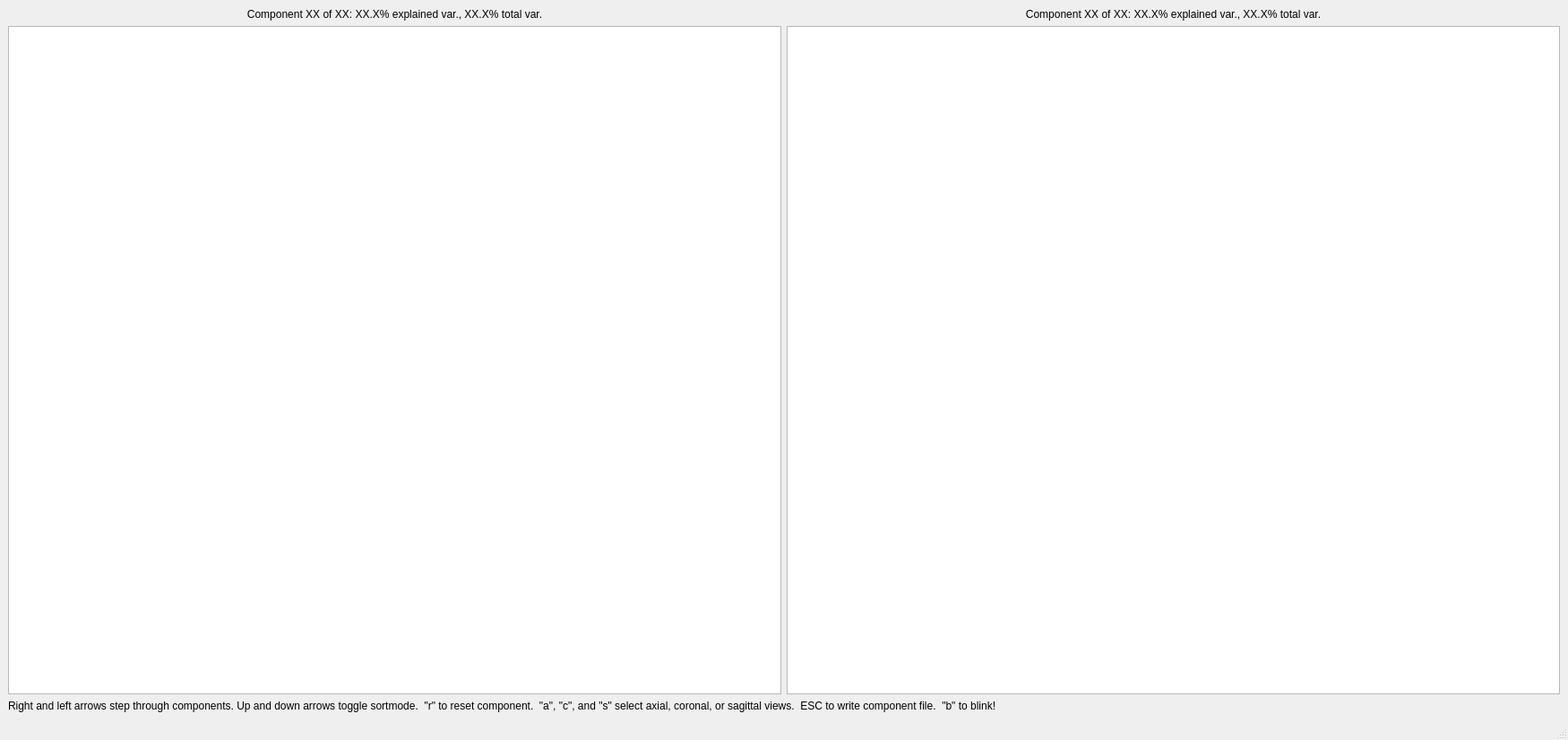
<?xml version="1.0" encoding="UTF-8"?>
<ui version="4.0">
 <class>MainWindow</class>
 <widget class="QMainWindow" name="MainWindow">
  <property name="geometry">
   <rect>
    <x>0</x>
    <y>0</y>
    <width>1750</width>
    <height>826</height>
   </rect>
  </property>
  <property name="sizePolicy">
   <sizepolicy hsizetype="Preferred" vsizetype="Preferred">
    <horstretch>0</horstretch>
    <verstretch>0</verstretch>
   </sizepolicy>
  </property>
  <property name="minimumSize">
   <size>
    <width>0</width>
    <height>100</height>
   </size>
  </property>
  <property name="windowTitle">
   <string>MainWindow</string>
  </property>
  <widget class="QWidget" name="centralwidget">
   <layout class="QGridLayout" name="gridLayout">
    <item row="0" column="0">
     <layout class="QHBoxLayout" name="horizontalLayout">
      <property name="sizeConstraint">
       <enum>QLayout::SetNoConstraint</enum>
      </property>
      <item>
       <layout class="QVBoxLayout" name="verticalLayout">
        <item>
         <widget class="QLabel" name="pane1_label">
          <property name="text">
           <string>Component XX of XX: XX.X% explained var., XX.X% total var.</string>
          </property>
          <property name="alignment">
           <set>Qt::AlignCenter</set>
          </property>
         </widget>
        </item>
        <item>
         <widget class="GraphicsLayoutWidget" name="image_graphicsView_1">
          <property name="enabled">
           <bool>true</bool>
          </property>
          <property name="sizePolicy">
           <sizepolicy hsizetype="Expanding" vsizetype="Expanding">
            <horstretch>0</horstretch>
            <verstretch>0</verstretch>
           </sizepolicy>
          </property>
          <property name="minimumSize">
           <size>
            <width>100</width>
            <height>100</height>
           </size>
          </property>
          <property name="maximumSize">
           <size>
            <width>1000</width>
            <height>1200</height>
           </size>
          </property>
          <property name="sizeIncrement">
           <size>
            <width>1</width>
            <height>1</height>
           </size>
          </property>
         </widget>
        </item>
       </layout>
      </item>
      <item>
       <layout class="QVBoxLayout" name="verticalLayout_2">
        <item>
         <widget class="QLabel" name="pane2_label">
          <property name="text">
           <string>Component XX of XX: XX.X% explained var., XX.X% total var.</string>
          </property>
          <property name="alignment">
           <set>Qt::AlignCenter</set>
          </property>
         </widget>
        </item>
        <item>
         <widget class="GraphicsLayoutWidget" name="image_graphicsView_2">
          <property name="enabled">
           <bool>true</bool>
          </property>
          <property name="sizePolicy">
           <sizepolicy hsizetype="Expanding" vsizetype="Expanding">
            <horstretch>0</horstretch>
            <verstretch>0</verstretch>
           </sizepolicy>
          </property>
          <property name="minimumSize">
           <size>
            <width>100</width>
            <height>100</height>
           </size>
          </property>
          <property name="maximumSize">
           <size>
            <width>1000</width>
            <height>1200</height>
           </size>
          </property>
          <property name="sizeIncrement">
           <size>
            <width>1</width>
            <height>1</height>
           </size>
          </property>
         </widget>
        </item>
       </layout>
      </item>
     </layout>
    </item>
    <item row="1" column="0">
     <widget class="QLabel" name="label">
      <property name="text">
       <string>Right and left arrows step through components. Up and down arrows toggle sortmode.  &quot;r&quot; to reset component.  &quot;a&quot;, &quot;c&quot;, and &quot;s&quot; select axial, coronal, or sagittal views.  ESC to write component file.  &quot;b&quot; to blink! </string>
      </property>
     </widget>
    </item>
   </layout>
  </widget>
  <widget class="QMenuBar" name="menubar">
   <property name="geometry">
    <rect>
     <x>0</x>
     <y>0</y>
     <width>1750</width>
     <height>24</height>
    </rect>
   </property>
  </widget>
  <widget class="QStatusBar" name="statusbar"/>
 </widget>
 <customwidgets>
  <customwidget>
   <class>GraphicsLayoutWidget</class>
   <extends>QGraphicsView</extends>
   <header>pyqtgraph</header>
  </customwidget>
 </customwidgets>
 <resources/>
 <connections/>
</ui>
